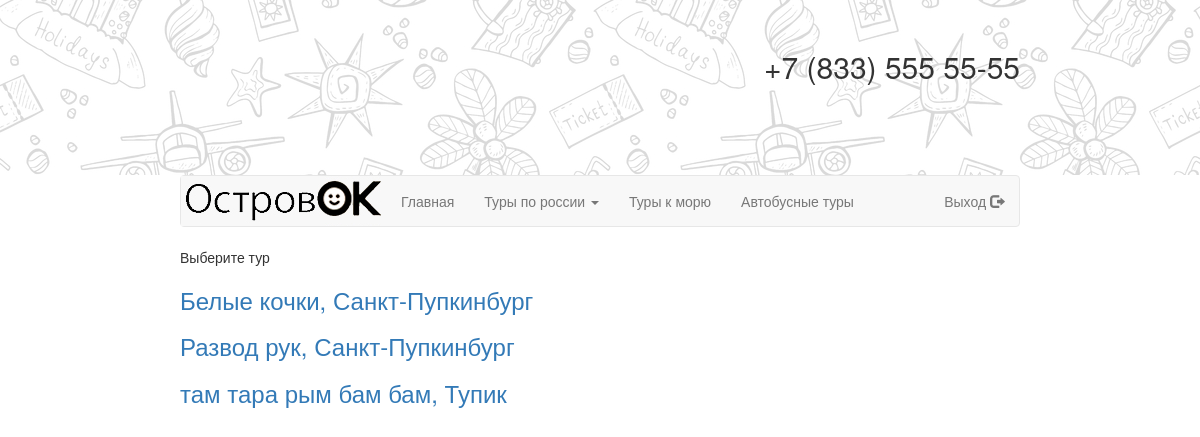
The page /Travel/regions/region_city/1/ (signed in) on the database its author committed.
### Travel/models.py (models this page shows, shortened)
class Tour(models.Model):
	name = models.CharField('Название тура', max_length = 50)
	city = models.ForeignKey(City, null = True, on_delete = models.SET_NULL, verbose_name = "Город")
	hotel = models.ForeignKey(Hotel, null = True, on_delete = models.SET_NULL, verbose_name = 'Отель')
	date = models.DateField("Дата заезда")
	days = models.IntegerField('Количество дней')
	price = models.IntegerField("Цена путевки")
	text = models.TextField('Описание')

class City(models.Model):
	region = models.ForeignKey(Region, null = True, on_delete = models.SET_NULL, verbose_name = "Выберите область")
	name = models.CharField("Город", max_length = 50)

### Travel/views.py (the view)
# urls.py: url(r'^regions/region_city/(?P<region_id>[0-9]+)/$', views.region_city, name = "region_city"),
def region_city(request, region_id = None):
    region = Region.objects.get(id = region_id)
    cities = region.city_set.all()
    return render(request, "Travel/region_city.html", {'cities': cities})

### Travel/templates/Travel/region_city.html (shortened to what this page needs)
{% extends "base.html" %}
{% block content %}
	Выберите тур
	{% for city in cities %}
		{% for tour in city.tour_set.all %}
    	   	<a href='tour/{{tour.id}}'>
				<h3>{{ tour.name }}, {{ city.name }}</h3>
			</a>
		{% endfor %}
	{% endfor %}
{% endblock %}

### rows shown on the page
City: name "Санкт-Пупкинбург"
Tour: name "Белые кочки"
Tour: name "Развод рук"
City: name "Тупик"
Tour: name "там тара рым бам бам"
